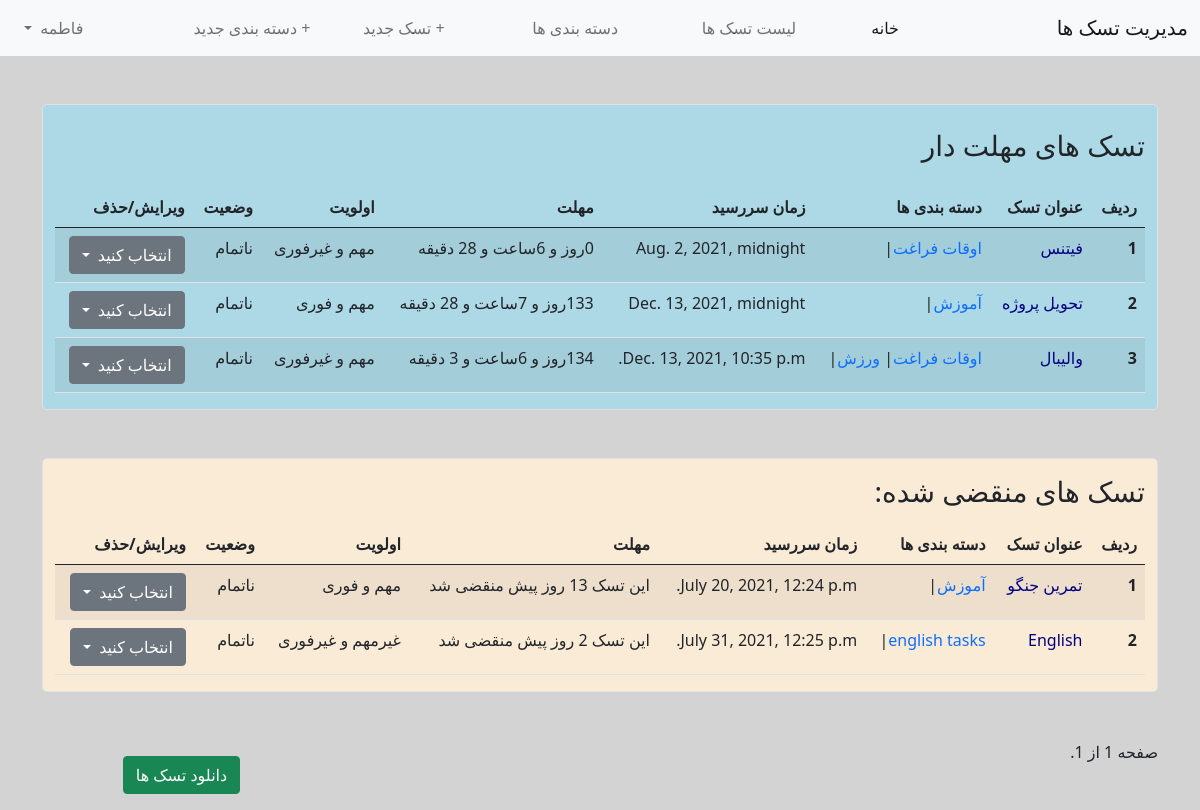
/todo/ (signed in), run on an earlier commit of the app's database.
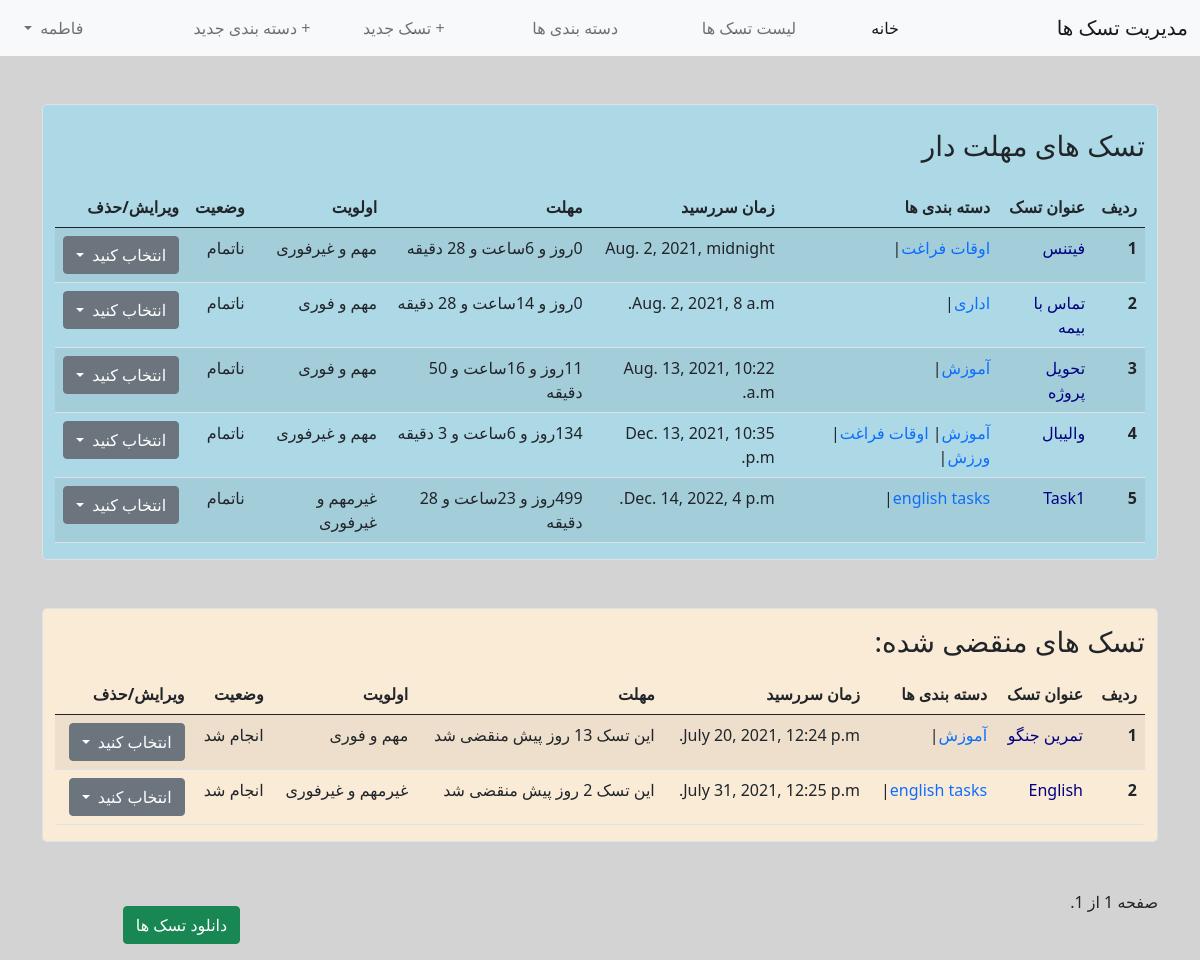
And on a later commit of the database.
### accounts/models.py (models this page shows)
class CustomUser(AbstractUser):
    phone = models.CharField(max_length=21, blank=True, null=True)
    age = models.PositiveIntegerField(null=True, blank=True)

### todos/models.py (models this page shows, shortened)
class Task(models.Model):
    PRIORITY = [
        ('1', 'مهم و فوری'),  # الان انجامش بده
        ('2', 'غیرمهم و فوری'),  # بسپار به دیگری یا یه وقتی براش خالی کن
        ('3', 'مهم و غیرفوری'),  # براش برنامه ریزی کن
        ('4', 'غیرمهم و غیرفوری'),  # ترجیحاٌ حذفش کن یا بذار برای تعطیلات
    ]
    STATUS = [('U', 'ناتمام'), ('D', 'انجام شد')]
    title = models.CharField(max_length=150)
    description = models.TextField(max_length=720, blank=True, default='')
    category = models.ManyToManyField(Category, related_name='category', related_query_name='cat_tasks')
    user = models.ForeignKey(get_user_model(), on_delete=models.CASCADE, related_name='tasks')
    priority = models.CharField(max_length=2, choices=PRIORITY)
    deadline = models.DateTimeField()
    status = models.CharField(max_length=1, default='U', choices=STATUS)
    objects = TaskManager()
    class Meta:
        ordering = ['deadline']
        constraints = [
            models.UniqueConstraint(fields=['title', 'user'], name='unique_group_task')
        ]

class Category(models.Model):
    name = models.CharField(max_length=100)
    user = models.ForeignKey(get_user_model(), on_delete=models.CASCADE, related_name='user_categories')
    objects = CategoryManager()
    class Meta:
        constraints = [
            models.UniqueConstraint(fields=['name', 'user'], name='unique_group')
        ]

### todos/views.py (the view)
# urls.py: path('', TaskListView.as_view(), name='task_list'),
class TaskListView(LoginRequiredMixin, ListView):
    model = Task
    template_name = 'tasks/task_list.html'
    paginate_by = 20
    def get_queryset(self):
        return Task.objects.filter(user=self.request.user)
    def get_context_data(self, **kwargs):
        context = super(TaskListView, self).get_context_data(**kwargs)
        try:
            context['ex_tasks'] = Task.objects.get_ex_tasks().filter(user=self.request.user)
            context['early_tasks'] = Task.objects.get_early_tasks().filter(user=self.request.user)
        except Task.DoesNotExist:
            context['ex_tasks'] = None
        return context

### todos/managers.py (called while the page is built)
    def get_ex_tasks(self):
        return self.filter(deadline__lt=timezone.now())

    def get_early_tasks(self):
        return self.exclude(deadline__lt=timezone.now())

### todos/templatetags/template_tags.py (called while the page is built)
@register.simple_tag
def task_time_left(task):
    now = timezone.now()
    time_left = task.deadline - now
    days = time_left.days
    hours = time_left.seconds // 3600
    mins = (time_left.seconds % 3600) // 60
    if days<0:
        return f'این تسک {days * -1} روز پیش منقضی شد'
    return f"{days}روز و {hours}ساعت و {mins} دقیقه"

### templates/tasks/task_list.html (shortened to what this page needs)
{% extends 'base.html' %}
{% load template_tags %}
{% block content %}
    <div class="container">
    <div class="container my-5 border rounded-3" style="background-color: lightblue;">
        <h3 class="my-4">تسک های مهلت دار</h3>
        <table class="table table-hover table-striped">
          <thead>
            <tr>
              <th scope="col">ردیف</th>
              <th scope="col">عنوان تسک</th>
              <th scope="col">دسته بندی ها</th>
              <th scope="col">زمان سررسید</th>
              <th scope="col">مهلت</th>
              <th scope="col">اولویت</th>
                <th scope="col">وضعیت</th>
              <th scope="col">ویرایش/حذف</th>
            </tr>
          </thead>
          <tbody>
            {% for task in early_tasks %}
                <tr>
                  <th scope="row">{{ forloop.counter }}</th>
                  <td><a href="{% url 'details' task.pk%}" class="text-decoration-none" style="color:navy">{{ task.title |capfirst }}</a></td>
                  <td>
                      {% for category in task.category.all %}
                          <a href="{% url 'category_tasks_list' category.pk %}" class="text-decoration-none" >{{ category.name }}</a>|
                      {% endfor %}
                  </td>
                    <td>{{ task.deadline }}</td>
                    <td>{% task_time_left task %}</td>
                    <td>{{ task.get_priority_display }}</td>
                    <td>{{ task.get_status_display }}</td>
                    <td>
                         <div class="dropdown">
                              <a class="btn btn-secondary dropdown-toggle" href="" role="button" id="dropdownMenuLink" data-bs-toggle="dropdown" aria-expanded="false">
                                انتخاب کنید
                              </a>
                         </div>
                  </td>
                </tr>
          {% endfor %}
          </tbody>
        </table>
    </div>
        <div class="container my-5 border rounded-3" style="background-color: antiquewhite;">
            <h3 class="my-3">تسک های منقضی شده: </h3>
        <table class="table table-hover table-striped">
          <thead>
            <tr>
              <th scope="col">ردیف</th>
              <th scope="col">عنوان تسک</th>
              <th scope="col">دسته بندی ها</th>
              <th scope="col">زمان سررسید</th>
              <th scope="col">مهلت</th>
              <th scope="col">اولویت</th>
                <th scope="col">وضعیت</th>
              <th scope="col">ویرایش/حذف</th>
            </tr>
          </thead>
          <tbody>
            {% for task in ex_tasks %}
                <tr>
                  <th scope="row">{{ forloop.counter }}</th>
                  <td><a href="{% url 'details' task.pk%}" class="text-decoration-none" style="color:navy">{{ task.title | capfirst }}</a></td>
                  <td>
                      {% for category in task.category.all %}
                          <a href="{% url 'category_tasks_list' category.pk %}" class="text-decoration-none" >{{ category.name }}</a>|
                      {% endfor %}
                  </td>
                    <td>{{ task.deadline }}</td>
                    <td>{% task_time_left task %}</td>
                    <td>{{ task.get_priority_display }}</td>
                    <td>{{ task.get_status_display }}</td>
                    <td>
                         <div class="dropdown">
                              <a class="btn btn-secondary dropdown-toggle" href="" role="button" id="dropdownMenuLink" data-bs-toggle="dropdown" aria-expanded="false">
                                انتخاب کنید
                              </a>
                         </div>
                  </td>
                </tr>
          {% endfor %}
          </tbody>
        </table>
        </div>
        <div>
            <div class="container">
               <div class="row justify-content-between text-center d-flex justify-self-center">
                    <div class="col-3 pagination">
                        <span class="step-links">
                            <span class="current">
                                صفحه {{ page_obj.number }} از {{ page_obj.paginator.num_pages }}.
                            </span>
                        </span>
                    </div>
                    <div class="col-3">
                        <a href="{% url 'tasks_json' %}" class="btn btn-success m-3" role="button" download>دانلود تسک ها</a>
                    </div>
               </div>
            </div>
        </div>
    </div>
{% endblock %}

### templates/base.html (shortened to what this page needs)
<!doctype html>
<html lang="fa" dir="rtl">
  <head>
  {% load admin_urls %}
    <link rel="stylesheet" href="https://cdn.jsdelivr.net/npm/bootstrap@5.0.2/dist/css/bootstrap.rtl.min.css">
  </head>
  <body style="background-color:lightgray">
    <nav class="navbar navbar-expand-lg navbar-light bg-light sticky-top">
      <div class="container-fluid">
        <a class="navbar-brand" href="{% url 'home' %}">مدیریت تسک ها</a>
        <div class="collapse navbar-collapse" id="navbarSupportedContent">
            {% if user.is_authenticated %}
                <div class="container mr-1 ml-5">
                  <ul class="navbar-nav me-auto mb-2 mb-lg-0 row justify-content-end justify-self-end text-end">
                        <li class="nav-item col px-0 mx-0">
                          <a class="nav-link active px-0 mx-0" aria-current="page" href="{% url 'home' %}">خانه</a>
                        </li>
                        <li class="nav-item col px-0 mx-0">
                          <a class="nav-link px-0 mx-0" href="{% url 'task_list' %}">لیست تسک ها</a>
                        </li>
                        <li class="nav-item col px-0 mx-0">
                            <a class="nav-link px-0 mx-0" href="{% url 'categories' %}">دسته بندی ها </a>
                        </li>
                        <li class="nav-item col px-0 mx-0">
                            <a class="nav-link px-0 mx-0" href="{% url 'task_create' %}">+ تسک جدید</a>
                        </li>
                        <li class="nav-item col px-0 mx-0">
                            <a class="nav-link px-0 mx-0" href="{% url 'ctg_create' %}">+ دسته بندی جدید</a>
                        </li>
                        <li class="nav-item dropdown col px-0 mx-0">
                        <a class="nav-link dropdown-toggle px-0 mx-0" href="#" id="navbarDropdown" role="button" data-bs-toggle="dropdown" aria-expanded="false">
                            {{ user.username }}
                        </a>
                    </li>
                  </ul>
                </div>
            {% endif %}
        </div>
      </div>
    </nav>
    {% block content %}{% endblock %}
  </body>
</html>

What changed in the data, as far as the page shows it:
added Task: title "تماس با بیمه", deadline "Aug. 2, 2021, 8 a.m.", deadline "0روز و 14ساعت و 28 دقیقه", priority "مهم و فوری", status "ناتمام", shown under "تسک های مهلت دار"
now on this page (row unchanged): Category: name "اداری", shown under "تماس با بیمه"
changed Task "تحویل پروژه": deadline "Dec. 13, 2021, midnight" → "Aug. 13, 2021, 10:22 a.m."; deadline "133روز و 7ساعت و 28 دقیقه" → "11روز و 16ساعت و 50 دقیقه"
changed Task "والیبال": gains Category (name "آموزش")
added Task: title "Task1", deadline "Dec. 14, 2022, 4 p.m.", deadline "499روز و 23ساعت و 28 دقیقه", priority "غیرمهم و غیرفوری", status "ناتمام", Category (name "english tasks"), shown under "تسک های مهلت دار"
changed Task "تمرین جنگو": status "ناتمام" → "انجام شد"
changed Task "English": status "ناتمام" → "انجام شد"
